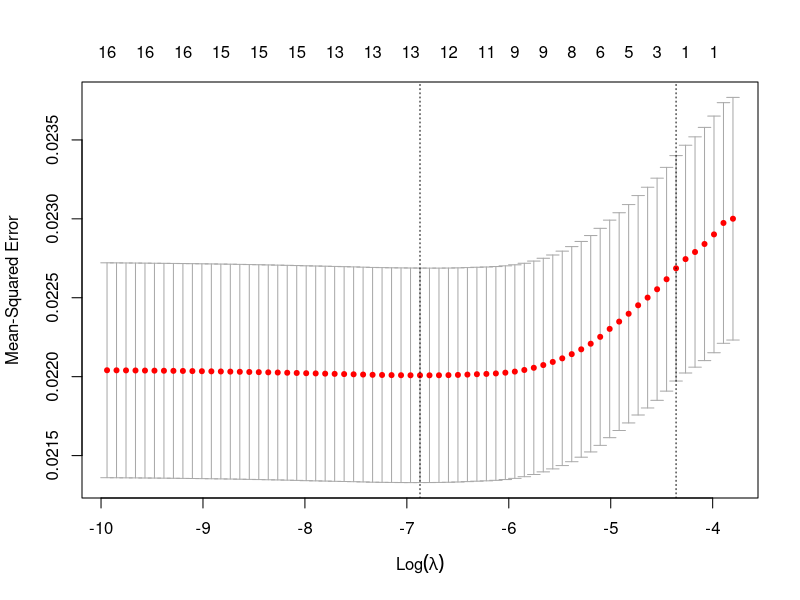
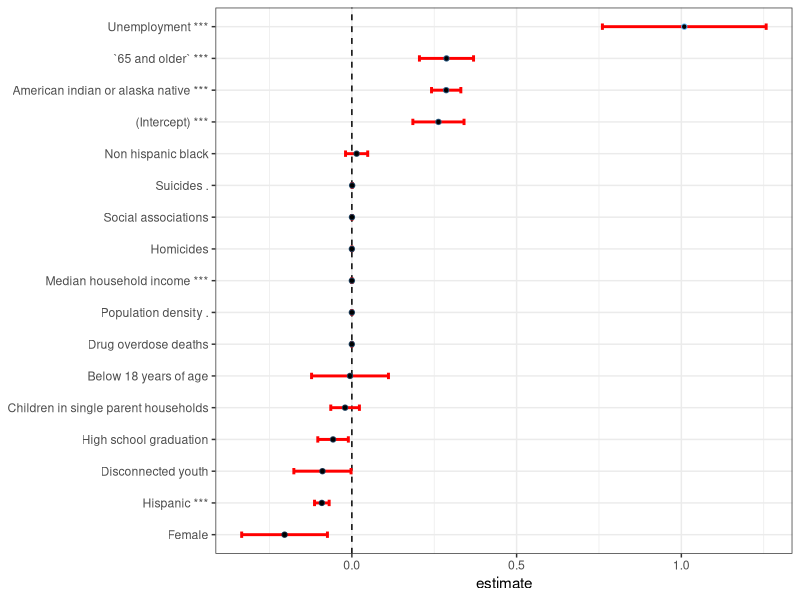

Source code (R) for these figures, in order:
## ---- chunk 1
# Load necessary libraries
library(tidyverse)
library(glmnet)
library(broom)
## ---- chunk 2
health <- read_csv("../data/final_data.csv")

health <- health |> 
  select(-name, -...1, -population) |> 
  mutate(across(everything(), ~ifelse(is.na(.), mean(., na.rm = TRUE), .)))

head(health)
## ---- chunk 3
response <- health$alcohol_impaired_driving_deaths
predictors <- as.matrix(health |>  select(-alcohol_impaired_driving_deaths))

set.seed(123)  
cv_fit <- cv.glmnet(predictors, response, alpha = 1, nfolds = 10)

print(cv_fit)

plot(cv_fit)

best_lambda <- cv_fit$lambda.min
print(paste("Best lambda value: ", best_lambda))

final_model <- glmnet(predictors, response, alpha = 1, lambda = best_lambda)

print(coef(final_model))


## ---- chunk 4
health_lm <- lm(alcohol_impaired_driving_deaths ~ ., data = health)

health_lm |> 
  tidy() |> 
  mutate(
    term = gsub("_", " ", term),
    term = sapply(term, function(x) { paste(toupper(substring(x, 1, 1)), substring(x, 2), sep = "", collapse = " ") }), 
    term = case_when(
      p.value <= 0.001 ~ paste0(term, " ***"),
      p.value <= 0.01 ~ paste0(term, " **"),
      p.value <= 0.05 ~ paste0(term, " *"),
      p.value <= 0.1 ~ paste0(term, " ."),
      TRUE ~ term
    ),
    term = fct_reorder(term, estimate)
  ) |> 
  ggplot(aes(x = estimate, y = term, fill = estimate)) +
  geom_vline(xintercept = 0, linetype = "dashed", color = "black") +
  geom_errorbarh(aes(xmin = estimate - std.error, xmax = estimate + std.error), 
                 height = 0.2, linewidth = 1, color = "red", show.legend = FALSE) +
  geom_point(aes(color = estimate), size = 1.5, shape = 21, fill = "black", show.legend = FALSE) +
  labs(y = NULL) +
  theme_bw()
